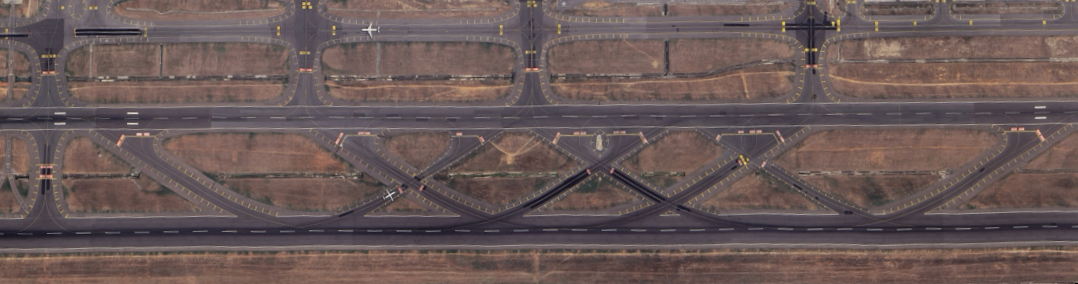
#> input picture Media/runway.png, 1078 x 284 px
$ python runway_designer.py --image ../../Media/runway.png --video ../../Media/runway.png
#> lines starting #> are read from the running program, lines starting #| are printed output that depends on the picture
### Code/Common/base_editor.py


import cv2
import json
import numpy as np
import os
from abc import ABC, abstractmethod
from typing import List, Dict, Any, Optional, Tuple


class BaseEditor(ABC):
    def __init__(self, window_name: str, image_path: str):
        self.window_name = window_name
        self.image_path = image_path

        self.img = cv2.imread(image_path)
        if self.img is None:
            raise FileNotFoundError(f"Image not found: {image_path}")

        self.orig_h, self.orig_w = self.img.shape[:2]
        self.window_w, self.window_h = self.orig_w, self.orig_h

        self.zoom = 1.0
        self.min_zoom = 0.5
        self.max_zoom = 5.0
        self.zoom_step = 0.2

        self.view_x = 0.0
        self.view_y = 0.0

        self.is_drawing = False
        self.start_x = 0
        self.start_y = 0
        self.last_x = 0
        self.last_y = 0
        self.mouse_x = 0
        self.mouse_y = 0
        self.dragging = False

        self.boxes: List[Tuple] = []
        self.current_box: Optional[Tuple] = None

        self.colors = [
            (0, 255, 0), (0, 165, 255), (255, 0, 0), (255, 255, 0),
            (255, 0, 255), (0, 255, 255), (128, 0, 128), (255, 128, 0)
        ]

        self.label_prefix = "B"

    def get_color(self, idx: int) -> Tuple:
        return self.colors[idx % len(self.colors)]

    def screen_to_image(self, sx: int, sy: int) -> Tuple[int, int]:
        real_x = int(self.view_x + sx / self.zoom)
        real_y = int(self.view_y + sy / self.zoom)
        return real_x, real_y

    # [17 lines left out: functions image_to_screen, clamp_view, get_box_coords, not called in this run]

    def is_point_in_box(self, px: int, py: int, box: Tuple) -> bool:
        x1, y1, x2, y2 = self.get_box_coords(box)
        return x1 <= px <= x2 and y1 <= py <= y2

    # [53 lines left out: function mouse_handler, not called in this run]

    def is_valid_box(self, x1: int, y1: int, x2: int, y2: int) -> bool:
        return abs(x2 - x1) > 10 and abs(y2 - y1) > 10

    def add_box(self, box: Tuple):
        self.boxes.append(box)

    @abstractmethod
    def on_draw_start(self, x: int, y: int):
        pass

    @abstractmethod
    def on_draw_move(self, x: int, y: int):
        pass

    @abstractmethod
    def on_box_added(self, box: Tuple):
        pass

    @abstractmethod
    def on_invalid_box(self):
        pass

    # [6 lines left out: function on_right_click, not called in this run]

    def on_delete(self, idx: int, box: Tuple):
        print(f"Deleted: {self.label_prefix}{idx + 1}")

    # [5 lines left out: function undo, not called in this run]

    def clear_all(self):
        self.boxes.clear()
        print("Cleared all boxes")

    # [7 lines left out: function draw_box, not called in this run]

    def draw_info_panel(self, display, extra_text: str = ""):
        panel_h = 100
        cv2.rectangle(display, (0, 0), (300, panel_h), (0, 0, 0), -1)
        cv2.putText(display, self.window_name.upper(), (10, 25),
                    cv2.FONT_HERSHEY_SIMPLEX, 0.6, (255, 255, 255), 2)
        cv2.putText(display, f"Boxes: {len(self.boxes)}", (10, 50),
                    cv2.FONT_HERSHEY_SIMPLEX, 0.5, (255, 255, 255), 1)
        cv2.putText(display, f"Zoom: {self.zoom:.1f}x", (10, 70),
                    cv2.FONT_HERSHEY_SIMPLEX, 0.5, (255, 255, 255), 1)
        img_x, img_y = self.screen_to_image(self.mouse_x, self.mouse_y)
        cv2.putText(display, f"Pos: ({img_x},{img_y})", (10, 90),
                    cv2.FONT_HERSHEY_SIMPLEX, 0.4, (200, 200, 200), 1)

        if extra_text:
            cv2.putText(display, extra_text, (310, 90),
                        cv2.FONT_HERSHEY_SIMPLEX, 0.4, (0, 255, 255), 1)

    def render(self, display):
        view_w = int(self.window_w / self.zoom)
        view_h = int(self.window_h / self.zoom)

        view_x_c = max(0, min(self.view_x, self.orig_w - view_w))
        view_y_c = max(0, min(self.view_y, self.orig_h - view_h))

        roi = self.img[int(view_y_c):int(view_y_c)+view_h, int(view_x_c):int(view_x_c)+view_w]
        if display is None:
            display = np.zeros((int(view_h * self.zoom), int(view_w * self.zoom), 3), dtype=np.uint8)
        else:
            display = cv2.resize(roi, (int(view_w * self.zoom), int(view_h * self.zoom)))

        for i, box in enumerate(self.boxes):
            color = self.get_color(i)
            self.draw_box(display, box, color, f"{self.label_prefix}{i+1}")

        if self.current_box:
            color = self.get_color(len(self.boxes))
            self.draw_box(display, self.current_box, color, f"{self.label_prefix}{len(self.boxes)+1}", 2)

        return display

    @abstractmethod
    def get_save_data(self) -> Dict[str, Any]:
        pass

    # [40 lines left out: functions save, run, not called in this run]

    def print_instructions(self):
        print(f"\n{'=' * 50}")
        print(self.window_name.upper())
        print(f"{'=' * 50}")
        print("  LEFT CLICK & DRAG: Draw box")
        print("  RIGHT CLICK: Delete box")
        print("  SCROLL: Zoom (centered on mouse)")
        print("  DRAG (no draw): Pan view")
        print("  Z: Undo last box")
        print("  C: Clear all")
        print("  S or ENTER: Save and exit")
        print("  ESC: Exit without saving")
        print(f"{'=' * 50}")

    # [9 lines left out: function print_summary, not called in this run]

    def get_extra_info(self) -> str:
        return ""


class SingleBoxEditor(BaseEditor):
    def on_draw_start(self, x: int, y: int):
        pass

    def on_draw_move(self, x: int, y: int):
        pass

    def on_box_added(self, box: Tuple):
        x1, y1, x2, y2 = self.get_box_coords(box)
        print(f"{self.label_prefix}{len(self.boxes)}: ({x1},{y1})-({x2},{y2})")

    def on_invalid_box(self):
        pass

    # [15 lines left out: function get_save_data, not called in this run]

### Code/Runway/runway_designer.py
import os
import sys
import numpy as np

script_dir = os.path.dirname(os.path.abspath(__file__))
sys.path.insert(0, os.path.normpath(os.path.join(script_dir, "..")))

import json
import argparse
from typing import Tuple, Dict, Any, Optional
import cv2
from Common.base_editor import BaseEditor
ROOT_DIR = os.path.normpath(os.path.join(script_dir, "..", ".."))
media_dir = os.path.join(ROOT_DIR, "Media")
default_image = os.path.join(media_dir, "runway.png")
save_path = os.path.join(ROOT_DIR, "Airport_Simulator", "runways.json")

class RunwayEditor(BaseEditor):
    def __init__(self, image_path: str):
        super().__init__("Runway Designer", image_path)
        self.label_prefix = "R"

    def on_draw_start(self, x: int, y: int):
        pass

    def on_draw_move(self, x: int, y: int):
        pass

    def on_box_added(self, box: Tuple):
        x1, y1, x2, y2 = self.get_box_coords(box)
        print(f"Runway {len(self.boxes)}: ({x1},{y1})-({x2},{y2})")

    def on_invalid_box(self):
        pass

    def get_save_data(self) -> Any:
        return [
            {"x1": x1, "y1": y1, "x2": x2, "y2": y2}
            for x1, y1, x2, y2 in (self.get_box_coords(b) for b in self.boxes)
        ]

    def run(self, output_path: str, load_path: Optional[str] = None):
        if load_path and os.path.exists(load_path):
            with open(load_path, 'r') as f:
                loaded = json.load(f)
                self.boxes.extend([(b['x1'], b['y1'], b['x2'], b['y2']) for b in loaded])
            print(f"Loaded {len(loaded)} runway(s) from {load_path}")

        cv2.namedWindow(self.window_name, cv2.WINDOW_NORMAL)
        cv2.resizeWindow(self.window_name, self.window_w, self.window_h)
        cv2.setMouseCallback(self.window_name, self.mouse_handler)

        self.print_instructions()

        while True:
            display = self.render(np.zeros((self.window_h, self.window_w, 3), dtype=np.uint8))
            extra = self.get_extra_info()
            self.draw_info_panel(display, extra)

            cv2.imshow(self.window_name, display)
            key = cv2.waitKey(1) & 0xFF

            if key == 27:
                cv2.destroyAllWindows()
                exit()

            elif key == 13 or key == ord('s') or key == ord('S'):
                if len(self.boxes) > 0:
                    with open(output_path, 'w') as f:
                        json.dump(self.get_save_data(), f, indent=4)
                    print(f"Saved {len(self.boxes)} runway(s) to {output_path}")
                    break
                else:
                    print("Draw at least one runway!")

            elif key == ord('z') or key == ord('Z'):
                self.undo()

            elif key == ord('c') or key == ord('C'):
                self.clear_all()

        cv2.destroyAllWindows()
        self.print_summary()


if __name__ == "__main__":
    parser = argparse.ArgumentParser(description='Runway Designer')
    parser.add_argument('--image', type=str, default=None, help='Path to image file')
    parser.add_argument('--video', type=str, default=None, help='Path to video file (uses first frame)')
    parser.add_argument('--frame', type=int, default=0, help='Frame number for video')
    parser.add_argument('--load', type=str, default=None, help='Load existing JSON file')
    parser.add_argument('--output', type=str, default=None, help='Output JSON file path')
    args = parser.parse_args()

    if args.video and os.path.exists(args.video):
        import numpy as np
        cap = cv2.VideoCapture(args.video)
        cap.set(cv2.CAP_PROP_POS_FRAMES, args.frame)
        ret, frame = cap.read()
#> frame is the input picture: shape (284, 1078, 3); mean B, G, R 87.6, 88.9, 105.5
        cap.release()
        if ret:
            img_path = args.video
        else:
            print(f"Error: Cannot read video: {args.video}")
            exit()
    else:
        img_path = args.image if args.image and os.path.exists(args.image) else default_image

    if not os.path.exists(img_path):
        print(f"Error: Image not found: {img_path}")
        exit()

    editor = RunwayEditor(img_path)
    output = args.output if args.output else save_path
    editor.run(output, args.load)
#> in draw_info_panel, `cv2.putText(display, f"Pos: ({img_x},{img_y})", (10, 90), cv2.FONT_HER..`:
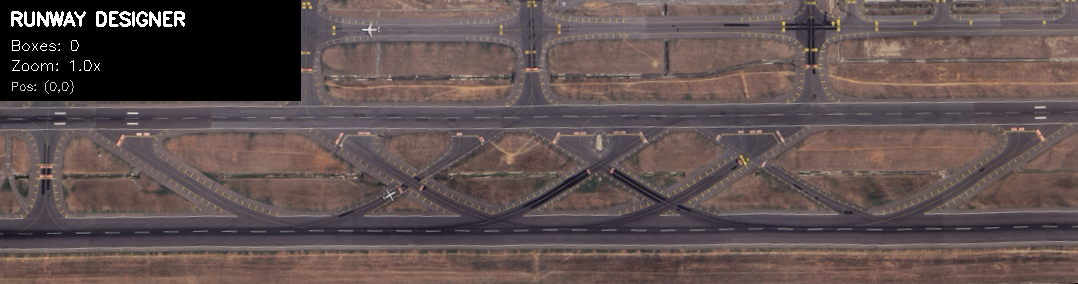
#> display: shape (284, 1078, 3); mean B, G, R 79.7, 80.8, 95.8
#> (key Esc is pressed here)
#> (the program exits here)
